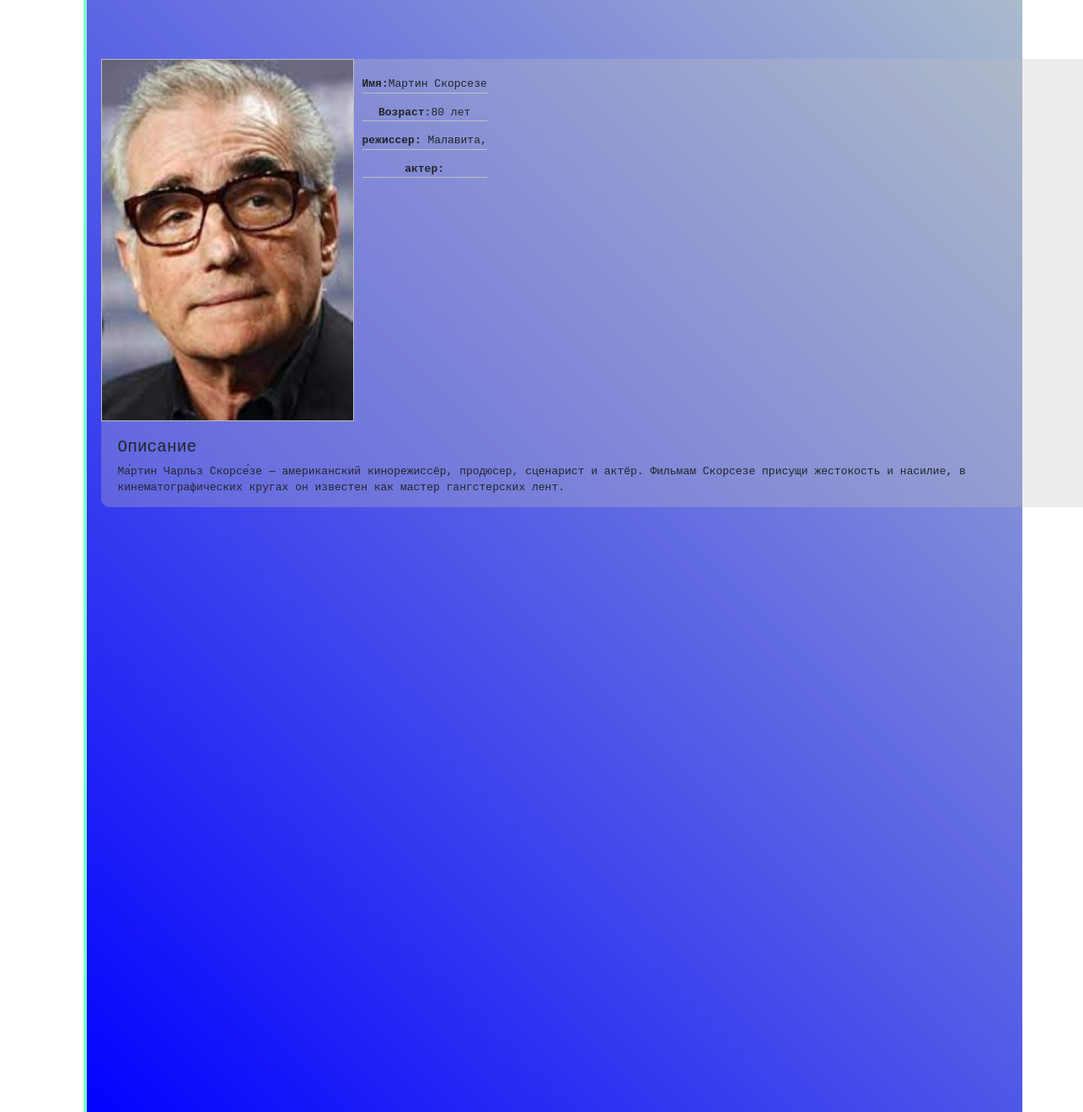
The page /kino/actor/Мартин Скорсезе/ on the database its author committed.
### kino/models.py (models this page shows, shortened)
class Actor(models.Model):
    name = models.CharField('Имя', max_length=100)
    age = models.PositiveSmallIntegerField('Возраст', default=0)
    description = models.TextField('Описание')
    image = models.ImageField('Изображение', upload_to='actors')
    class Meta:
        verbose_name = 'Актеры и Режисеры'
        verbose_name_plural = 'Актеры и Режисеры'

class Movie(models.Model):
    title = models.CharField('Название', max_length=100)
    tagline = models.CharField('Слоган', max_length=100, default='')
    description = models.TextField('Описание')
    poster = models.ImageField('Постер', upload_to='movies')
    year = models.PositiveSmallIntegerField('Дата Выхода', default=2019)
    country = models.CharField('Страна', max_length=30)
    directors = models.ManyToManyField(Actor, verbose_name='режиссер', related_name='film_director')
    actors = models.ManyToManyField(Actor, verbose_name='актеры', related_name='film_actor')
    genres = models.ManyToManyField(Genre, verbose_name='жанры')
    world_premiere = models.DateField('Примьера в мире', default=date.today)
    budget = models.PositiveIntegerField('Бюджет', default=0, help_text='указывать сумму в долларах')
    fees_in_usa = models.PositiveIntegerField('Сборы в США', default=0, help_text='указывать сумму в долларах')
    fees_in_world = models.PositiveIntegerField('Сборы в Мире', default=0, help_text='указывать сумму в долларах')
    category = models.ForeignKey(Category, verbose_name='Категория', on_delete=models.SET_NULL, null=True)
    url = models.SlugField(max_length=130, unique=True)
    draft = models.BooleanField('Черновик', default=False)
    class Meta:
        verbose_name = 'Фильм'
        verbose_name_plural = 'Фильмы'

### kino/views.py (the view)
# urls.py: path('actor/<str:slug>/', views.ActorView.as_view(), name='actor'),
class ActorView(GenreYears, DetailView):
    model = Actor
    template_name = 'actor.html'
    slug_field = 'name'

### glavnaia/templates/actor.html (shortened to what this page needs)
{% extends 'shablon2.html' %}
{% load movie_tag %}
{% load static %}
{% block body %}
        <div class="teniaa">
            <div class="contentaa">
                <div class="imgaa">
                    <img src="{{ actor.image.url }}" alt="">
                </div>
                <div class="booka">
                    <p><b>Имя:</b>{{ actor.name }}</p>
                    <p><b>Возраст:</b>{{ actor.age }} лет</p>
                    <p>
                        <b>режиссер:</b>
                            {% for el in actor.film_director.all %}
                                    {{ el.title }},
                            {% endfor %}
                    </p>
                    <p>
                        <b>актер:</b>
                    </p>
                </div>
                <div class="ffa">
                    <h4>Описание</h4>
                    <p>{{ actor.description|safe }}<p>
                </div>
            </div>
        </div>
{% endblock %}

### glavnaia/static/css/osnovaV.css (style rules this page uses)
* { margin: 0; padding: 0; box-sizing: border-box; font-family: monospace; }
div.teniaa { width: 1198px; margin-left: 20px; margin-top: 20px; }
div.teniaa div.contentaa { width: 1198px; margin-left: 7px; }
div.teniaa div.contentaa { background-color: rgba(192, 192, 192, 0.3); }
div.teniaa { background-color: rgba(192, 192, 192, 0.1); }
div.teniaa { border-radius: 10px; }
div.teniaa div.contentaa { border-radius: 10px; }
div.teniaa div.contentaa { float: left; }
div.teniaa div.contentaa div.imgaa img { height: 430px; width: 300px; float: left; border: 1px solid #c0c0c0; }
div.teniaa div.contentaa div.booka { margin-top: 20px; margin-left: 10px; margin-right: 10px; float: left; text-align: center; }
div.teniaa div.contentaa div.ffa { margin-top: 20px; margin-left: 20px; margin-right: 20px; float: left; }
div.teniaa { margin-left: 20px; margin-top: 50px; }
div.teniaa div.contentaa div.booka p { border-bottom: 1px solid #c0c0c0; }

### rows shown on the page
Actor: image (picture), name "Мартин Скорсезе", age "80", description "Ма́ртин Чарльз Скорсе́зе — американский кинорежиссёр, продюсер, сценарист и актёр. Фильмам Скорсезе присущи жестокость и насилие, в кинематографических кругах он известен как мастер гангстерских лент."
Movie: title "Малавита"
